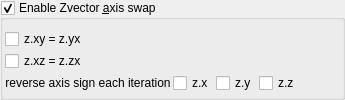
    <widget class="MyGroupBox" name="groupCheck_transf_function_enabledK_false">
     <property name="toolTip">
      <string>&lt;html&gt;&lt;head/&gt;&lt;body&gt;&lt;p&gt;Reverse vector z components and signs each iteration&lt;/p&gt;&lt;/body&gt;&lt;/html&gt;</string>
     </property>
     <property name="title">
      <string>Enable Zvector &amp;axis swap</string>
     </property>
     <property name="checkable">
      <bool>true</bool>
     </property>
     <layout class="QVBoxLayout" name="verticalLayout_53">
      <property name="spacing">
       <number>2</number>
      </property>
      <property name="leftMargin">
       <number>2</number>
      </property>
      <property name="topMargin">
       <number>2</number>
      </property>
      <property name="rightMargin">
       <number>2</number>
      </property>
      <property name="bottomMargin">
       <number>2</number>
      </property>
      <item>
       <layout class="QGridLayout" name="gridLayout_77">
        <property name="topMargin">
         <number>5</number>
        </property>
        <item row="1" column="1">
         <widget class="QCheckBox" name="checkBox_transf_function_enabledE_false">
          <property name="text">
           <string notr="true">z.xz = z.zx</string>
          </property>
         </widget>
        </item>
        <item row="0" column="1">
         <widget class="QCheckBox" name="checkBox_transf_function_enabledD_false">
          <property name="text">
           <string notr="true">z.xy = z.yx</string>
          </property>
         </widget>
        </item>
        <item row="2" column="4">
         <spacer name="horizontalSpacer_4">
          <property name="orientation">
           <enum>Qt::Horizontal</enum>
          </property>
          <property name="sizeHint" stdset="0">
           <size>
            <width>40</width>
            <height>20</height>
           </size>
          </property>
         </spacer>
        </item>
        <item row="2" column="1" colspan="3">
         <layout class="QGridLayout" name="gridLayout_3">
          <item row="1" column="1">
           <widget class="MyCheckBox" name="checkBox_transf_function_enabledBx_false">
            <property name="text">
             <string notr="true">z.x</string>
            </property>
           </widget>
          </item>
          <item row="1" column="2">
           <widget class="MyCheckBox" name="checkBox_transf_function_enabledBy_false">
            <property name="text">
             <string notr="true">z.y</string>
            </property>
           </widget>
          </item>
          <item row="1" column="3">
           <widget class="MyCheckBox" name="checkBox_transf_function_enabledBz_false">
            <property name="text">
             <string notr="true">z.z</string>
            </property>
           </widget>
          </item>
          <item row="1" column="0">
           <widget class="QLabel" name="label_3">
            <property name="text">
             <string>reverse axis sign each iteration</string>
            </property>
            <property name="alignment">
             <set>Qt::AlignCenter</set>
            </property>
           </widget>
          </item>
         </layout>
        </item>
       </layout>
      </item>
     </layout>
    </widget>
